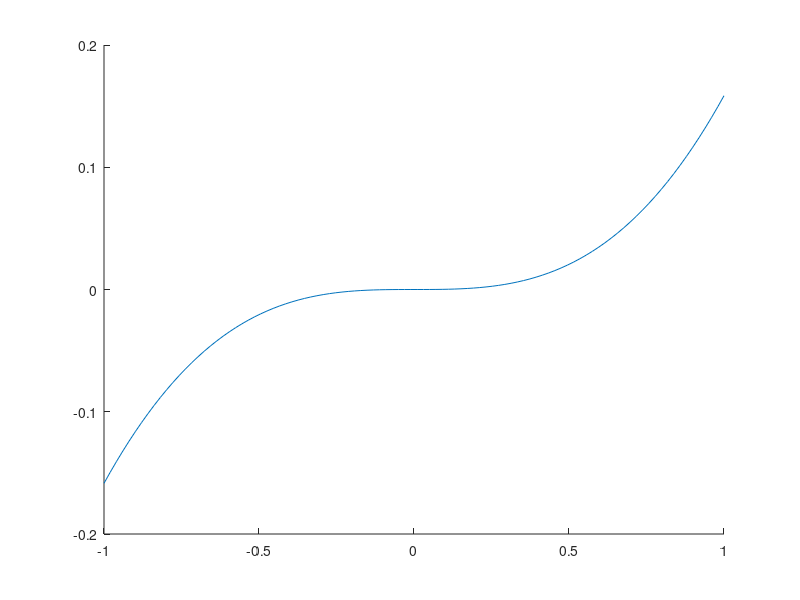

MATLAB code to generate this figure: (Note: this script raises an error after producing the figure.)
s = 3;
n = 5;
x = linspace(-1, 1);
xi = linspace(-1, 1, n);

f = x - sin(x);
hold on
figure(1);
plot(x, f)

y = zeros(n, 1);
for i = 1:n
y(i,1) = xi(i) - sin(xi(i));
end

Q = zeros(n, s);

for i = 1:n
    for j = 1:s+1
        Q(i,j) = xi(i)^(j-1);
    end
end

H = Q' * Q;
B = Q' * y;
a = H \ B;

syms x;
P = a(1) * x^0;

for i = 2:s+1
    P = P + a(i) * x^(i-1);
end

collect(P);
Polynom = vpa(P, 6)
hold on
p = ezplot(Polynom, [-1, 1]);
set(p);